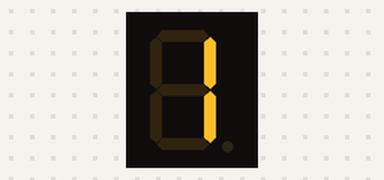
A sketch run on a simulated Arduino Mega 2560, built with avr-gcc and run on an emulated ATmega2560. Parts: 1-digit seven-segment display. Wiring (inferred from the names in the program): 1-digit 7-segment display, segments lit when HIGH: segments pin 29, pin 30, pin 31, pin 32, pin 33, pin 34, pin 35. The segment pins are drawn as the display they are named for.

Above: at 0.1 s.
At 1.1 s:
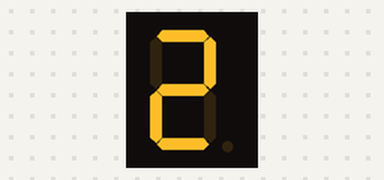
At 2.1 s:
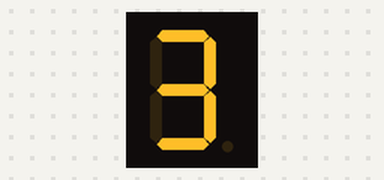
At 4.1 s:
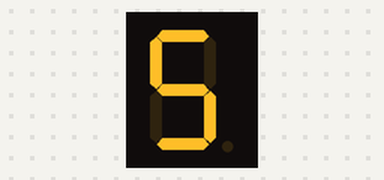
At 6.1 s:
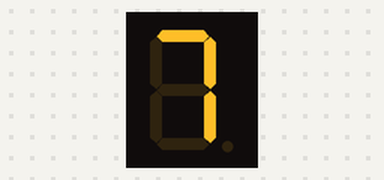
At 9.1 s:
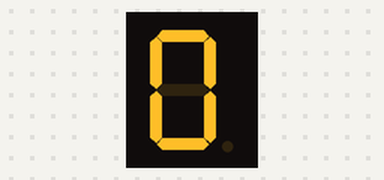

The sketch:

tablero_unidad.ino
```cpp
int a1 = 29;
int b1 = 30;
int c1 = 31;
int d1 = 32;
int e1 = 33;
int f1 = 34;
int g1 = 35;

int contador=0;
int contador2=0;
int contador3=0;

int dato=0;
void setup()
{
  Serial.begin (9600);
  pinMode(a1,OUTPUT);
  pinMode(b1,OUTPUT);
  pinMode(c1,OUTPUT);
  pinMode(d1,OUTPUT);
  pinMode(e1,OUTPUT);
  pinMode(f1,OUTPUT);
  pinMode(g1,OUTPUT);
    digitalWrite(a1, LOW);
    digitalWrite(b1, LOW);
    digitalWrite(c1, LOW);
    digitalWrite(d1, LOW);
    digitalWrite(e1, LOW);
    digitalWrite(f1, LOW);
    digitalWrite(g1, LOW);

}
void apagar()
{
  digitalWrite(a1, LOW);
    digitalWrite(b1, LOW);
    digitalWrite(c1, LOW);
    digitalWrite(d1, LOW);
    digitalWrite(e1, LOW);
    digitalWrite(f1, LOW);
    digitalWrite(g1, LOW);
  }
void uno()
{
    digitalWrite(a1, LOW);
    digitalWrite(b1, HIGH);
    digitalWrite(c1, HIGH);
    digitalWrite(d1, LOW);
    digitalWrite(e1, LOW);
    digitalWrite(f1, LOW);
    digitalWrite(g1, LOW);
}

void dos()
{
    digitalWrite(a1, HIGH);
    digitalWrite(b1, HIGH);
    digitalWrite(c1, LOW);
    digitalWrite(d1, HIGH);
    digitalWrite(e1, HIGH);
    digitalWrite(f1, LOW);
    digitalWrite(g1, HIGH);
}


void tres()
{
    digitalWrite(a1, HIGH);
    digitalWrite(b1, HIGH);
    digitalWrite(c1, HIGH);
    digitalWrite(d1, HIGH);
    digitalWrite(e1, LOW);
    digitalWrite(f1, LOW);
    digitalWrite(g1, HIGH);
}

void cuatro()
{
    digitalWrite(a1, LOW);
    digitalWrite(b1, HIGH);
    digitalWrite(c1, HIGH);
    digitalWrite(d1, LOW);
    digitalWrite(e1, LOW);
    digitalWrite(f1, HIGH);
    digitalWrite(g1, HIGH);
}

void cinco()
{
    digitalWrite(a1, HIGH);
    digitalWrite(b1, LOW);
    digitalWrite(c1, HIGH);
    digitalWrite(d1, HIGH);
    digitalWrite(e1, LOW);
    digitalWrite(f1, HIGH);
    digitalWrite(g1, HIGH);
}

void seis()
{
    digitalWrite(a1, HIGH);
    digitalWrite(b1, LOW);
    digitalWrite(c1, HIGH);
    digitalWrite(d1, HIGH);
    digitalWrite(e1, HIGH);
    digitalWrite(f1, HIGH);
    digitalWrite(g1, HIGH);
}

void siete()
{
    digitalWrite(a1, HIGH);
    digitalWrite(b1, HIGH);
    digitalWrite(c1, HIGH);
    digitalWrite(d1, LOW);
    digitalWrite(e1, LOW);
    digitalWrite(f1, LOW);
    digitalWrite(g1, LOW);
}

void ocho()
{
    digitalWrite(a1, HIGH);
    digitalWrite(b1, HIGH);
    digitalWrite(c1, HIGH);
    digitalWrite(d1, HIGH);
    digitalWrite(e1, HIGH);
    digitalWrite(f1, HIGH);
    digitalWrite(g1, HIGH);
}


void nueve()
{
    digitalWrite(a1, HIGH);
    digitalWrite(b1, HIGH);
    digitalWrite(c1, HIGH);
    digitalWrite(d1, HIGH);
    digitalWrite(e1, LOW);
    digitalWrite(f1, HIGH);
    digitalWrite(g1, HIGH);
}

void cero()
{
    digitalWrite(a1, HIGH);
    digitalWrite(b1, HIGH);
    digitalWrite(c1, HIGH);
    digitalWrite(d1, HIGH);
    digitalWrite(e1, HIGH);
    digitalWrite(f1, HIGH);
    digitalWrite(g1, LOW);
}

void loop()
{
  if (Serial.available()>0)
  {
    apagar();
    delay(500);
    dato=Serial.read();
    if(dato=='1')
    {uno(); }
    if(dato=='2')
    {dos();  }
    if(dato=='9')
    {nueve();  }
   delay(2000);
  }

  contador= contador+1;
  if(contador==9)
  {
    nueve();

    contador=0;
    contador2= contador2+1;
    if(contador2==9)
    {
      nueve();
      contador2=0;
      contador3= contador3+1;
    }
    delay(1000);
  }
  if(contador==0) { cero();   }
  if(contador==1) { uno();    }
  if(contador==2) { dos();    }
  if(contador==3) { tres();   }
  if(contador==4) { cuatro(); }
  if(contador==5) { cinco();  }
  if(contador==6) { seis();   }
  if(contador==7) { siete();  }
  if(contador==8) { ocho();   }


  delay(1000);


}
```

Measured:
- by itself, everything shown: repeats every 10.0 s, in 10 steps
- what the display in image 1 shows lasts 1.0 s, from 1.0 s to 2.0 s
